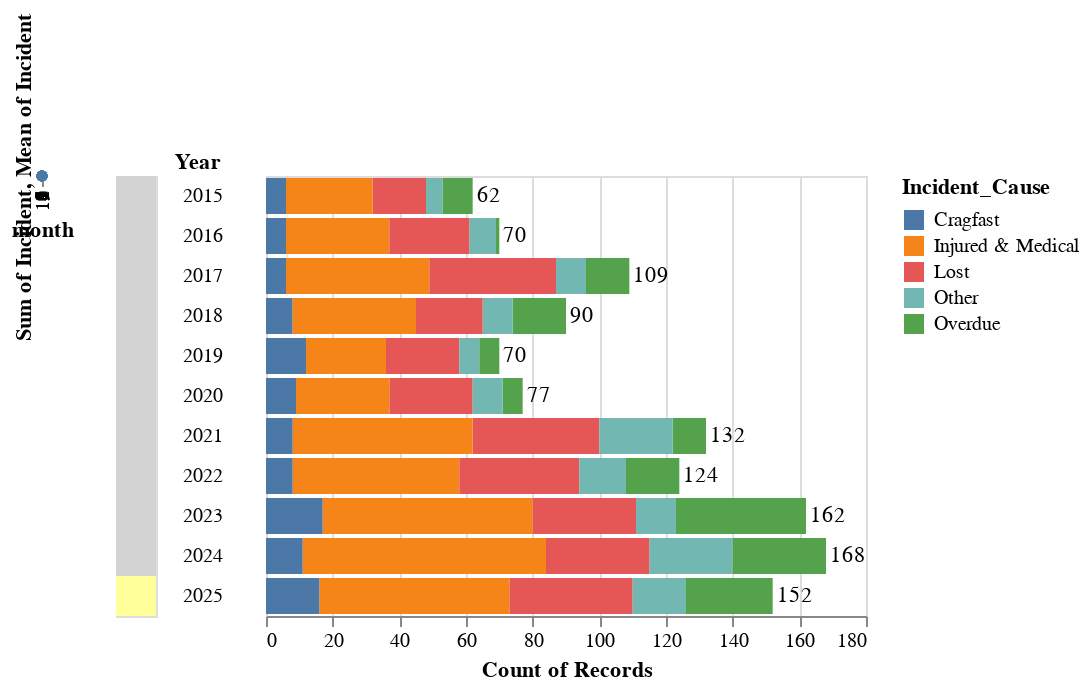

Describe this chart as a Vega-Lite specification.
### Vega-Lite specification from a JSON file in a GitHub repository (floating-point values rounded to 4 significant figures; data arrays with more than 128 entries replaced by an {"elided": "..."} marker saying what was removed)
{"config": {"view": {"continuousWidth": 300, "continuousHeight": 300}, "legend": {"aria": false}}, "hconcat": [{"layer": [{"mark": {"type": "line", "point": true, "size": 2}, "encoding": {"color": {"condition": {"param": "param_1", "field": "year", "legend": null, "scale": {"scheme": "paired"}, "type": "nominal"}, "value": "lightgray"}, "tooltip": {"field": "year", "title": null}, "x": {"field": "month", "type": "ordinal"}, "y": {"aggregate": "sum", "field": "Incident", "type": "quantitative"}}, "name": "view_1"}, {"mark": {"type": "line", "color": "black", "point": true, "size": 2, "strokeDash": [4, 2]}, "encoding": {"x": {"field": "month", "type": "ordinal"}, "y": {"aggregate": "mean", "field": "Incident", "type": "quantitative"}}}], "height": "container", "width": "container"}, {"mark": {"type": "rect"}, "encoding": {"color": {"condition": {"param": "param_1", "field": "year", "legend": null, "scale": {"scheme": "paired"}, "type": "nominal"}, "value": "lightgray"}, "y": {"axis": {"title": "Year", "titleAngle": 0, "titleY": -2, "titleAlign": "left", "labelAlign": "left", "offset": -35, "ticks": false, "grid": false, "domainColor": "transparent"}, "field": "year", "type": "nominal"}}, "name": "view_2", "resolve": {"legend": {"color": "independent"}}}, {"layer": [{"mark": {"type": "bar"}, "encoding": {"color": {"field": "Incident_Cause", "scale": {"scheme": "tableau10"}, "type": "nominal"}, "tooltip": [{"field": "Incident_Cause", "type": "nominal"}, {"aggregate": "count", "title": null, "type": "quantitative"}], "x": {"aggregate": "count", "type": "quantitative"}, "y": {"axis": null, "field": "year", "type": "nominal"}}}, {"mark": {"type": "text", "align": "left", "dx": 2}, "encoding": {"text": {"aggregate": "count", "type": "quantitative"}, "x": {"aggregate": "count", "type": "quantitative"}, "y": {"axis": null, "field": "year", "type": "nominal"}}}], "data": {"name": "data-1992c07c7dc2b9a0da7165735caa8121"}}], "data": {"name": "data-e27e931115b1e87ed9bc672f1d95e0ba"}, "params": [{"name": "param_1", "select": {"type": "point", "fields": ["year"]}, "value": [{"year": 2025}], "views": ["view_1", "view_2"]}], "resolve": {"scale": {"color": "independent"}}, "$schema": "https://vega.github.io/schema/vega-lite/v5.20.1.json", "datasets": {"data-e27e931115b1e87ed9bc672f1d95e0ba": {"elided": "131 records"}, "data-1992c07c7dc2b9a0da7165735caa8121": {"elided": "1216 records"}}}
